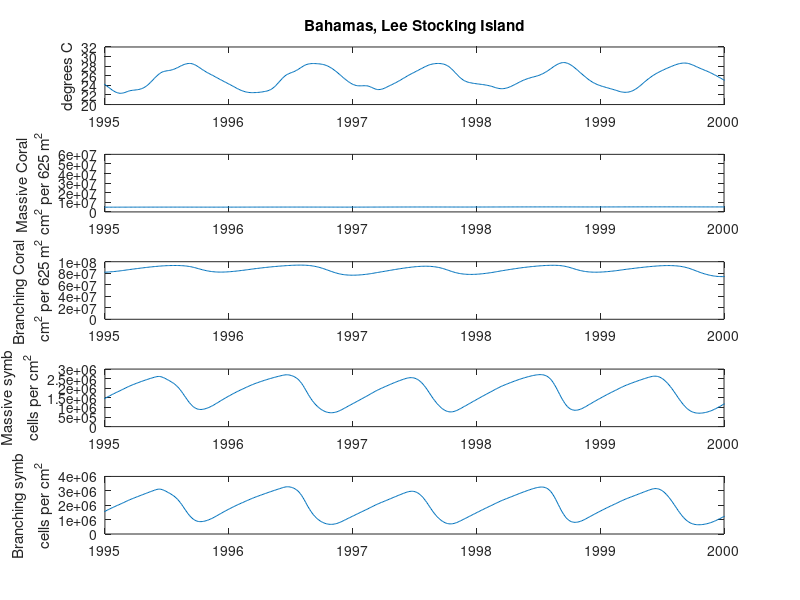

The MATLAB script that drew this image:
% To get input data, run one reef (so run is not parallel) and stop at
% a debug point after timeIteration.  Save the variables loaded below.

load('LeeStockingRCP45E1OA1');
t1 = datenum('1995-01-01');
t2 = datenum('2000-01-01');
% plot with our usual units
subplot(5,1,1);
plot(time, temp);
xlim([t1 t2]);
datetick('x', 'keeplimits');
ylabel('degrees C');

title('Bahamas, Lee Stocking Island');

subplot(5,1,2);
plot(time, C(:,1));
xlim([t1 t2]);
datetick('x', 'keeplimits');
ylabel([' Massive Coral  '; 'cm^2 per 625 m^2']);

subplot(5,1,3);
plot(time, C(:,2));
xlim([t1 t2]);
datetick('x', 'keeplimits');
ylabel(['Branching Coral '; 'cm^2 per 625 m^2']);

subplot(5,1,4);
plot(time, S(:,1)./C(:,1));
xlim([t1 t2]);
datetick('x', 'keeplimits');
ylabel([' Massive symb '; 'cells per cm^2']);

subplot(5,1,5);
plot(time, S(:,2)./C(:,2));
xlim([t1 t2]);
datetick('x', 'keeplimits');
ylabel(['Branching symb'; 'cells per cm^2']);